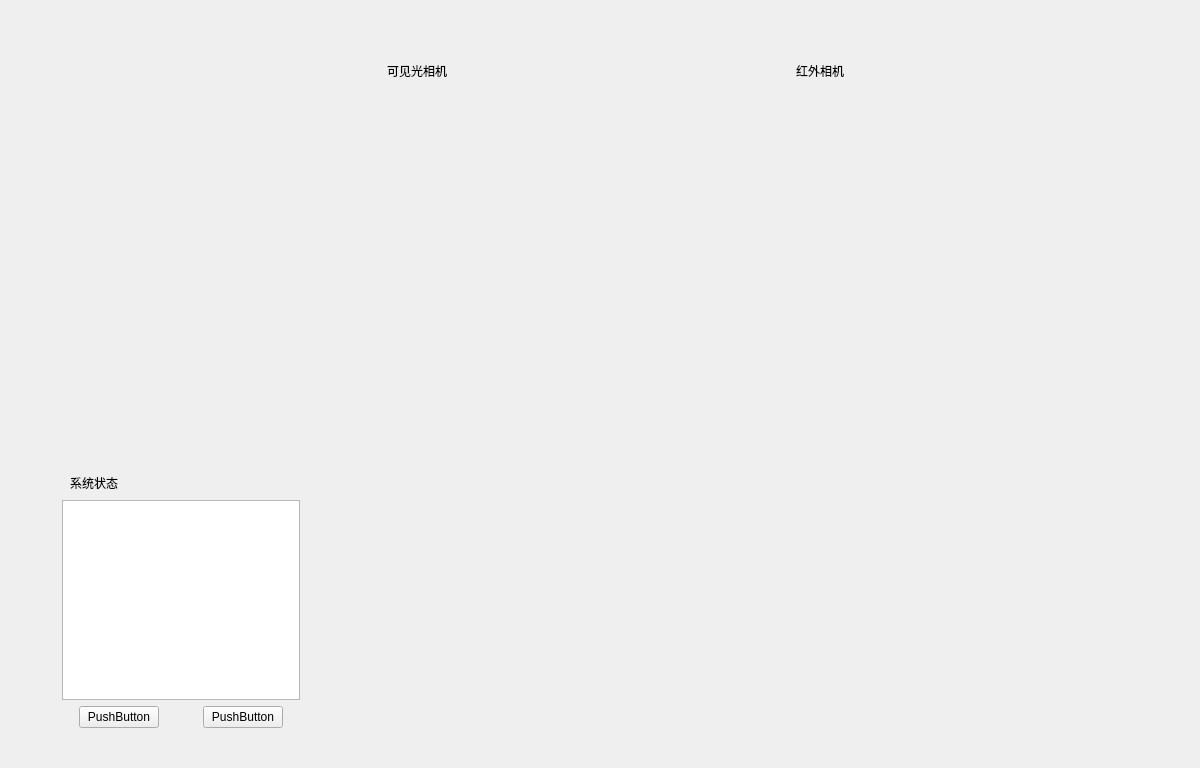
<?xml version="1.0" encoding="UTF-8"?>
<ui version="4.0">
 <class>HomeInterface</class>
 <widget class="QWidget" name="HomeInterface">
  <property name="geometry">
   <rect>
    <x>0</x>
    <y>0</y>
    <width>1200</width>
    <height>713</height>
   </rect>
  </property>
  <property name="windowTitle">
   <string>Form</string>
  </property>
  <layout class="QHBoxLayout" name="horizontalLayout_2">
   <item>
    <layout class="QHBoxLayout" name="horizontalLayout" stretch="0,1,1,0">
     <property name="spacing">
      <number>12</number>
     </property>
     <property name="leftMargin">
      <number>20</number>
     </property>
     <property name="topMargin">
      <number>40</number>
     </property>
     <property name="rightMargin">
      <number>20</number>
     </property>
     <property name="bottomMargin">
      <number>20</number>
     </property>
     <item>
      <layout class="QVBoxLayout" name="verticalLayout" stretch="0,1">
       <property name="spacing">
        <number>12</number>
       </property>
       <item>
        <widget class="CardWidget" name="settingCard">
         <property name="sizePolicy">
          <sizepolicy hsizetype="Expanding" vsizetype="Fixed">
           <horstretch>0</horstretch>
           <verstretch>0</verstretch>
          </sizepolicy>
         </property>
         <property name="minimumSize">
          <size>
           <width>300</width>
           <height>400</height>
          </size>
         </property>
         <property name="maximumSize">
          <size>
           <width>300</width>
           <height>400</height>
          </size>
         </property>
         <property name="styleSheet">
          <string notr="true"/>
         </property>
         <layout class="QVBoxLayout" name="verticalLayout_3">
          <property name="sizeConstraint">
           <enum>QLayout::SetDefaultConstraint</enum>
          </property>
          <item>
           <layout class="QVBoxLayout" name="settingVerticalLayout_1">
            <property name="sizeConstraint">
             <enum>QLayout::SetDefaultConstraint</enum>
            </property>
            <item>
             <layout class="QHBoxLayout" name="settingHorizontalLayout_1">
              <property name="spacing">
               <number>0</number>
              </property>
              <property name="leftMargin">
               <number>0</number>
              </property>
              <item>
               <spacer name="settingHorizontalSpacer_1">
                <property name="orientation">
                 <enum>Qt::Horizontal</enum>
                </property>
                <property name="sizeHint" stdset="0">
                 <size>
                  <width>40</width>
                  <height>20</height>
                 </size>
                </property>
               </spacer>
              </item>
              <item>
               <widget class="SegmentedWidget" name="settingSegmentedWidget" native="true"/>
              </item>
              <item>
               <spacer name="settingHorizontalSpacer_2">
                <property name="orientation">
                 <enum>Qt::Horizontal</enum>
                </property>
                <property name="sizeHint" stdset="0">
                 <size>
                  <width>40</width>
                  <height>20</height>
                 </size>
                </property>
               </spacer>
              </item>
             </layout>
            </item>
            <item>
             <widget class="QStackedWidget" name="settingStackedWidget">
              <property name="currentIndex">
               <number>-1</number>
              </property>
             </widget>
            </item>
           </layout>
          </item>
         </layout>
        </widget>
       </item>
       <item>
        <widget class="CardWidget" name="stateCard">
         <property name="minimumSize">
          <size>
           <width>300</width>
           <height>0</height>
          </size>
         </property>
         <property name="maximumSize">
          <size>
           <width>300</width>
           <height>16777214</height>
          </size>
         </property>
         <layout class="QVBoxLayout" name="verticalLayout_8">
          <item>
           <layout class="QVBoxLayout" name="stateVerticalLayout_1" stretch="0,0,1,0,0,0">
            <property name="leftMargin">
             <number>0</number>
            </property>
            <item>
             <layout class="QHBoxLayout" name="stateHorizontalLayout_1">
              <item>
               <widget class="IconWidget" name="stateCardIcon" native="true">
                <property name="minimumSize">
                 <size>
                  <width>22</width>
                  <height>22</height>
                 </size>
                </property>
                <property name="maximumSize">
                 <size>
                  <width>22</width>
                  <height>22</height>
                 </size>
                </property>
                <property name="icon" stdset="0">
                 <iconset>
                  <normaloff>:/images/monitor.png</normaloff>:/images/monitor.png</iconset>
                </property>
               </widget>
              </item>
              <item>
               <spacer name="stateHorizontalSpacer_1">
                <property name="orientation">
                 <enum>Qt::Horizontal</enum>
                </property>
                <property name="sizeType">
                 <enum>QSizePolicy::Fixed</enum>
                </property>
                <property name="sizeHint" stdset="0">
                 <size>
                  <width>2</width>
                  <height>2</height>
                 </size>
                </property>
               </spacer>
              </item>
              <item>
               <widget class="StrongBodyLabel" name="stateLabel_1">
                <property name="text">
                 <string>系统状态</string>
                </property>
               </widget>
              </item>
              <item>
               <spacer name="stateHorizontalSpacer_2">
                <property name="orientation">
                 <enum>Qt::Horizontal</enum>
                </property>
                <property name="sizeHint" stdset="0">
                 <size>
                  <width>40</width>
                  <height>20</height>
                 </size>
                </property>
               </spacer>
              </item>
             </layout>
            </item>
            <item>
             <spacer name="verticalSpacer">
              <property name="orientation">
               <enum>Qt::Vertical</enum>
              </property>
              <property name="sizeHint" stdset="0">
               <size>
                <width>20</width>
                <height>40</height>
               </size>
              </property>
             </spacer>
            </item>
            <item>
             <layout class="QHBoxLayout" name="horizontalLayout_4">
              <item>
               <spacer name="horizontalSpacer_5">
                <property name="orientation">
                 <enum>Qt::Horizontal</enum>
                </property>
                <property name="sizeHint" stdset="0">
                 <size>
                  <width>40</width>
                  <height>20</height>
                 </size>
                </property>
               </spacer>
              </item>
              <item>
               <widget class="QTextBrowser" name="textBrowser">
                <property name="minimumSize">
                 <size>
                  <width>0</width>
                  <height>200</height>
                 </size>
                </property>
               </widget>
              </item>
              <item>
               <spacer name="horizontalSpacer_6">
                <property name="orientation">
                 <enum>Qt::Horizontal</enum>
                </property>
                <property name="sizeHint" stdset="0">
                 <size>
                  <width>40</width>
                  <height>20</height>
                 </size>
                </property>
               </spacer>
              </item>
             </layout>
            </item>
            <item>
             <spacer name="verticalSpacer_2">
              <property name="orientation">
               <enum>Qt::Vertical</enum>
              </property>
              <property name="sizeHint" stdset="0">
               <size>
                <width>20</width>
                <height>40</height>
               </size>
              </property>
             </spacer>
            </item>
            <item>
             <layout class="QHBoxLayout" name="horizontalLayout_3">
              <item>
               <spacer name="horizontalSpacer_3">
                <property name="orientation">
                 <enum>Qt::Horizontal</enum>
                </property>
                <property name="sizeHint" stdset="0">
                 <size>
                  <width>40</width>
                  <height>20</height>
                 </size>
                </property>
               </spacer>
              </item>
              <item>
               <widget class="QPushButton" name="pushButton_2">
                <property name="text">
                 <string>PushButton</string>
                </property>
               </widget>
              </item>
              <item>
               <spacer name="horizontalSpacer_2">
                <property name="orientation">
                 <enum>Qt::Horizontal</enum>
                </property>
                <property name="sizeHint" stdset="0">
                 <size>
                  <width>40</width>
                  <height>20</height>
                 </size>
                </property>
               </spacer>
              </item>
              <item>
               <widget class="QPushButton" name="pushButton">
                <property name="text">
                 <string>PushButton</string>
                </property>
               </widget>
              </item>
              <item>
               <spacer name="horizontalSpacer_4">
                <property name="orientation">
                 <enum>Qt::Horizontal</enum>
                </property>
                <property name="sizeHint" stdset="0">
                 <size>
                  <width>40</width>
                  <height>20</height>
                 </size>
                </property>
               </spacer>
              </item>
             </layout>
            </item>
            <item>
             <spacer name="verticalSpacer_3">
              <property name="orientation">
               <enum>Qt::Vertical</enum>
              </property>
              <property name="sizeHint" stdset="0">
               <size>
                <width>20</width>
                <height>40</height>
               </size>
              </property>
             </spacer>
            </item>
           </layout>
          </item>
         </layout>
        </widget>
       </item>
      </layout>
     </item>
     <item>
      <widget class="CardWidget" name="playCard">
       <property name="sizePolicy">
        <sizepolicy hsizetype="Expanding" vsizetype="Fixed">
         <horstretch>0</horstretch>
         <verstretch>0</verstretch>
        </sizepolicy>
       </property>
       <property name="minimumSize">
        <size>
         <width>380</width>
         <height>0</height>
        </size>
       </property>
       <property name="maximumSize">
        <size>
         <width>16777214</width>
         <height>16777214</height>
        </size>
       </property>
       <layout class="QVBoxLayout" name="verticalLayout_4">
        <property name="sizeConstraint">
         <enum>QLayout::SetDefaultConstraint</enum>
        </property>
        <item>
         <layout class="QVBoxLayout" name="playVerticalLayout_1" stretch="0,0">
          <property name="sizeConstraint">
           <enum>QLayout::SetMinAndMaxSize</enum>
          </property>
          <item>
           <layout class="QHBoxLayout" name="playHorizontalLayout_1">
            <property name="leftMargin">
             <number>5</number>
            </property>
            <item>
             <widget class="IconWidget" name="playCardIcon" native="true">
              <property name="minimumSize">
               <size>
                <width>22</width>
                <height>22</height>
               </size>
              </property>
              <property name="maximumSize">
               <size>
                <width>22</width>
                <height>22</height>
               </size>
              </property>
              <property name="icon" stdset="0">
               <iconset>
                <normaloff>:/images/speaker.png</normaloff>:/images/speaker.png</iconset>
              </property>
             </widget>
            </item>
            <item>
             <spacer name="playHorizontalSpacer_1">
              <property name="orientation">
               <enum>Qt::Horizontal</enum>
              </property>
              <property name="sizeType">
               <enum>QSizePolicy::Fixed</enum>
              </property>
              <property name="sizeHint" stdset="0">
               <size>
                <width>2</width>
                <height>20</height>
               </size>
              </property>
             </spacer>
            </item>
            <item>
             <widget class="StrongBodyLabel" name="playPeriodLabel">
              <property name="text">
               <string>可见光相机</string>
              </property>
             </widget>
            </item>
            <item>
             <spacer name="playHorizontalSpacer_2">
              <property name="orientation">
               <enum>Qt::Horizontal</enum>
              </property>
              <property name="sizeHint" stdset="0">
               <size>
                <width>40</width>
                <height>20</height>
               </size>
              </property>
             </spacer>
            </item>
           </layout>
          </item>
          <item>
           <spacer name="playVerticalSpacer_5">
            <property name="orientation">
             <enum>Qt::Vertical</enum>
            </property>
            <property name="sizeHint" stdset="0">
             <size>
              <width>20</width>
              <height>40</height>
             </size>
            </property>
           </spacer>
          </item>
         </layout>
        </item>
       </layout>
      </widget>
     </item>
     <item>
      <widget class="CardWidget" name="playCard_2">
       <property name="sizePolicy">
        <sizepolicy hsizetype="Expanding" vsizetype="Fixed">
         <horstretch>0</horstretch>
         <verstretch>0</verstretch>
        </sizepolicy>
       </property>
       <property name="minimumSize">
        <size>
         <width>380</width>
         <height>410</height>
        </size>
       </property>
       <property name="maximumSize">
        <size>
         <width>16777214</width>
         <height>16777214</height>
        </size>
       </property>
       <layout class="QVBoxLayout" name="verticalLayout_5">
        <property name="sizeConstraint">
         <enum>QLayout::SetDefaultConstraint</enum>
        </property>
        <item>
         <layout class="QVBoxLayout" name="playVerticalLayout_2" stretch="0,0">
          <property name="sizeConstraint">
           <enum>QLayout::SetMinAndMaxSize</enum>
          </property>
          <item>
           <layout class="QHBoxLayout" name="playHorizontalLayout_2">
            <property name="leftMargin">
             <number>5</number>
            </property>
            <item>
             <widget class="IconWidget" name="playCardIcon_2" native="true">
              <property name="minimumSize">
               <size>
                <width>22</width>
                <height>22</height>
               </size>
              </property>
              <property name="maximumSize">
               <size>
                <width>22</width>
                <height>22</height>
               </size>
              </property>
              <property name="icon" stdset="0">
               <iconset>
                <normaloff>:/images/speaker.png</normaloff>:/images/speaker.png</iconset>
              </property>
             </widget>
            </item>
            <item>
             <spacer name="playHorizontalSpacer_3">
              <property name="orientation">
               <enum>Qt::Horizontal</enum>
              </property>
              <property name="sizeType">
               <enum>QSizePolicy::Fixed</enum>
              </property>
              <property name="sizeHint" stdset="0">
               <size>
                <width>2</width>
                <height>20</height>
               </size>
              </property>
             </spacer>
            </item>
            <item>
             <widget class="StrongBodyLabel" name="playPeriodLabel_2">
              <property name="text">
               <string>红外相机</string>
              </property>
             </widget>
            </item>
            <item>
             <spacer name="playHorizontalSpacer_4">
              <property name="orientation">
               <enum>Qt::Horizontal</enum>
              </property>
              <property name="sizeHint" stdset="0">
               <size>
                <width>40</width>
                <height>20</height>
               </size>
              </property>
             </spacer>
            </item>
           </layout>
          </item>
          <item>
           <spacer name="playVerticalSpacer_6">
            <property name="orientation">
             <enum>Qt::Vertical</enum>
            </property>
            <property name="sizeHint" stdset="0">
             <size>
              <width>20</width>
              <height>40</height>
             </size>
            </property>
           </spacer>
          </item>
         </layout>
        </item>
       </layout>
      </widget>
     </item>
     <item>
      <spacer name="horizontalSpacer">
       <property name="orientation">
        <enum>Qt::Horizontal</enum>
       </property>
       <property name="sizeHint" stdset="0">
        <size>
         <width>20</width>
         <height>20</height>
        </size>
       </property>
      </spacer>
     </item>
    </layout>
   </item>
  </layout>
 </widget>
 <customwidgets>
  <customwidget>
   <class>IconWidget</class>
   <extends>QWidget</extends>
   <header>qfluentwidgets</header>
  </customwidget>
  <customwidget>
   <class>CardWidget</class>
   <extends>QFrame</extends>
   <header>qfluentwidgets</header>
   <container>1</container>
  </customwidget>
  <customwidget>
   <class>StrongBodyLabel</class>
   <extends>QLabel</extends>
   <header>qfluentwidgets</header>
  </customwidget>
  <customwidget>
   <class>SegmentedWidget</class>
   <extends>QWidget</extends>
   <header>qfluentwidgets</header>
   <container>1</container>
  </customwidget>
 </customwidgets>
 <resources>
  <include location="../resource.qrc"/>
 </resources>
 <connections/>
</ui>
